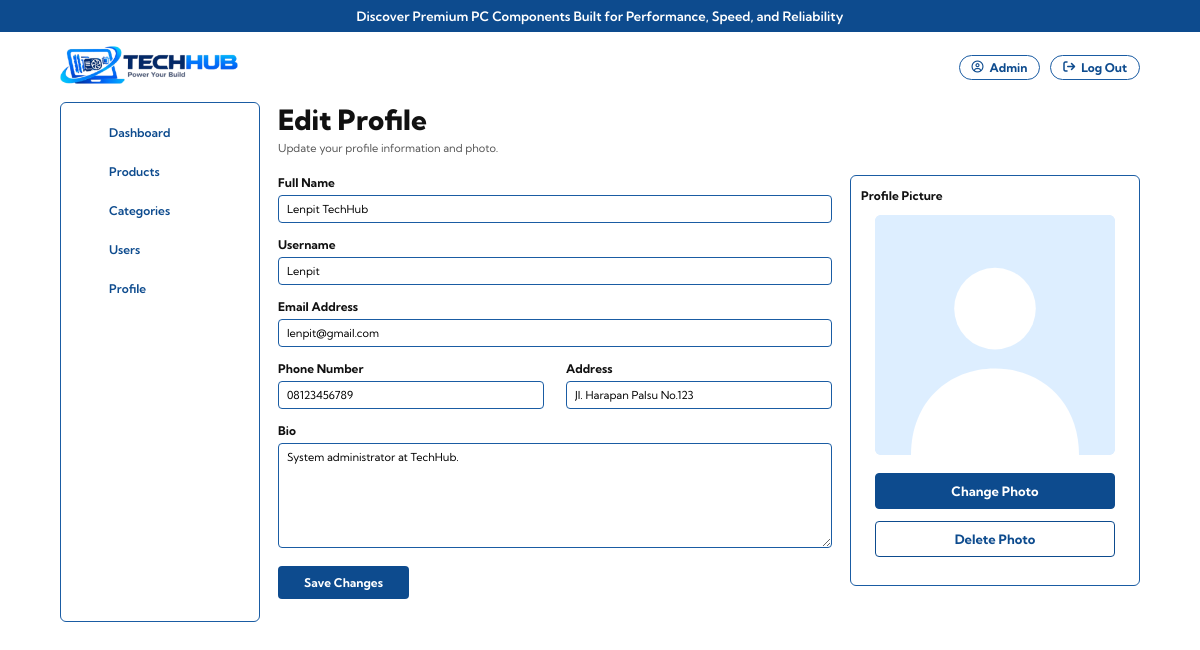
/pages/admin/profile.php, run on the app's committed database.
### tables this page shows
CREATE TABLE IF NOT EXISTS users (
    id        INT AUTO_INCREMENT PRIMARY KEY,
    full_name VARCHAR(100) NOT NULL,
    username  VARCHAR(50)  NOT NULL UNIQUE,
    email     VARCHAR(100) NOT NULL UNIQUE,
    phone     VARCHAR(20)  DEFAULT NULL,
    address   VARCHAR(200) DEFAULT NULL,
    bio       TEXT         DEFAULT NULL,
    photo     VARCHAR(150) DEFAULT NULL,
    role      VARCHAR(20)  DEFAULT 'admin'
);

### middleware/auth.php (called while the page is built, shortened)
<?php
function getAuthUserId()
{
    return $_SESSION['user_id'] ?? DEFAULT_ADMIN_ID;
}
?>

### repositories/user-repository.php (called while the page is built, shortened)
<?php
require_once __DIR__ . "/../config/database.php";
function getUser($id)
{
  global $pdo;
  $query = "select * from users where id = :id";
  $stmt = $pdo->prepare($query);
  $stmt -> execute([
    'id' => $id
  ]);
  $user = $stmt -> fetch(PDO::FETCH_ASSOC);
  return $user;
}
?>

### pages/admin/profile.php (the view, shortened to what this page needs)
<?php
require_once __DIR__ . "/../../middleware/auth.php";
require_once __DIR__ . "/../../repositories/user-repository.php";
$user = getUser(getAuthUserId());
$old = $_SESSION['old'] ?? [];
$user = array_merge($user, $old);
$uploadDir = __DIR__ . "/../../asset/uploads/";
$photoUrl = (!empty($user['photo']) && is_file($uploadDir . $user['photo']))
    ? '../../asset/uploads/' . rawurlencode($user['photo'])
    : '../../asset/images/avatar-default.svg';
?>
<!DOCTYPE html>
<html lang="id">
<head>
    <link rel="stylesheet" href="https://cdnjs.cloudflare.com/ajax/libs/font-awesome/6.4.0/css/all.min.css">
    <link rel="stylesheet" href="../../asset/css/admin.css">
</head>
<body>
    <?php require_once __DIR__ . "/../../components/admin/topbar.php" ?>
    <div class="admin-layout">
        <?php require_once __DIR__ . "/../../components/admin/sidebar.php" ?>
        <main>
            <h1 class="page-title">Edit Profile</h1>
            <p class="page-sub">Update your profile information and photo.</p>
            <form action="../../actions/profile/update.php" method="POST" enctype="multipart/form-data" id="profileForm">
                <div class="profile-grid">
                    <div>
                        <div class="field">
                            <label for="full_name">Full Name</label>
                            <input type="text" id="full_name" name="full_name" value="<?= htmlspecialchars($user['full_name'] ?? '') ?>" placeholder="Enter full name">
                        </div>
                        <div class="field">
                            <label for="username">Username</label>
                            <input type="text" id="username" name="username" value="<?= htmlspecialchars($user['username'] ?? '') ?>" placeholder="Enter username">
                        </div>
                        <div class="field">
                            <label for="email">Email Address</label>
                            <input type="text" id="email" name="email" value="<?= htmlspecialchars($user['email'] ?? '') ?>" placeholder="Enter email address">
                        </div>
                        <div class="row-2">
                            <div class="field">
                                <label for="phone">Phone Number</label>
                                <input type="text" id="phone" name="phone" value="<?= htmlspecialchars($user['phone'] ?? '') ?>" placeholder="Enter phone number">
                            </div>
                            <div class="field">
                                <label for="address">Address</label>
                                <input type="text" id="address" name="address" value="<?= htmlspecialchars($user['address'] ?? '') ?>" placeholder="Enter address">
                            </div>
                        </div>
                        <div class="field">
                            <label for="bio">Bio</label>
                            <textarea id="bio" name="bio" placeholder="Write your bio..."><?= htmlspecialchars($user['bio'] ?? '') ?></textarea>
                        </div>
                        <button name="update" type="submit" class="btn-save">Save Changes</button>
                    </div>
                    <div class="photo-card">
                        <h3>Profile Picture</h3>
                        <div class="avatar"><img id="avatarPreview" src="<?= $photoUrl ?>" alt="Profile Picture"></div>
                        <button type="button" class="btn-photo primary" onclick="document.getElementById('photoInput').click()">Change Photo</button>
                        <button name="delete_photo" type="submit" formaction="../../actions/profile/delete-photo.php" class="btn-photo outline"
                            onclick="return confirm('Hapus foto profil?')">Delete Photo</button>
                    </div>
                </div>
            </form>
        </main>
    </div>
</body>
</html>

### asset/css/admin.css (style rules this page uses)
:root { --blue-dark:#0d4b8e; --blue:#1a5ca3; --blue-soft:#e6eeff; }
* { margin:0; padding:0; box-sizing:border-box; font-family:'Kumbh Sans',Arial,sans-serif; }
body { background:#fff; color:#111; }
.admin-layout { max-width:1200px; margin:0 auto; padding:0 5% 40px; display:grid; grid-template-columns:200px 1fr; gap:18px; align-items:start; }
.page-title { font-size:28px; font-weight:800; }
.page-sub { font-size:11px; color:#555; margin:4px 0 20px; }
.profile-grid { display:grid; grid-template-columns:1fr 290px; gap:18px; align-items:start; }
.field { margin-bottom:14px; }
.field label { display:block; font-size:12px; font-weight:700; margin-bottom:5px; }
.field input, .field textarea { width:100%; border:1.5px solid var(--blue); border-radius:4px; padding:6px 8px; font-size:11px; outline:none; background:#fff; }
.field textarea { height:105px; resize:vertical; }
.row-2 { display:grid; grid-template-columns:1fr 1fr; gap:22px; }
.btn-save { background:var(--blue-dark); color:#fff; border:none; border-radius:4px; padding:9px 26px; font-size:12px; font-weight:700; cursor:pointer; }
.photo-card { border:1.5px solid var(--blue); border-radius:6px; padding:12px 10px 16px; }
.photo-card h3 { font-size:12px; font-weight:700; margin-bottom:12px; }
.avatar { width:100%; max-width:240px; aspect-ratio:1; margin:0 auto 18px; border-radius:6px; background:#ddeeff; overflow:hidden; display:block; }
.avatar img { width:100%; height:100%; object-fit:cover; }
.btn-photo { display:block; width:100%; max-width:240px; margin:0 auto 12px; padding:9px; border-radius:4px; border:1.5px solid var(--blue-dark); font-size:13px; font-weight:700; text-align:center; cursor:pointer; }
.btn-photo.primary { background:var(--blue-dark); color:#fff; }
.btn-photo.outline { background:#fff; color:var(--blue-dark); }

### data on the page
users: full_name "Lenpit TechHub", username "Lenpit", email "lenpit@gmail.com", phone "08123456789", address "Jl. Harapan Palsu No.123", bio "System administrator at TechHub."
